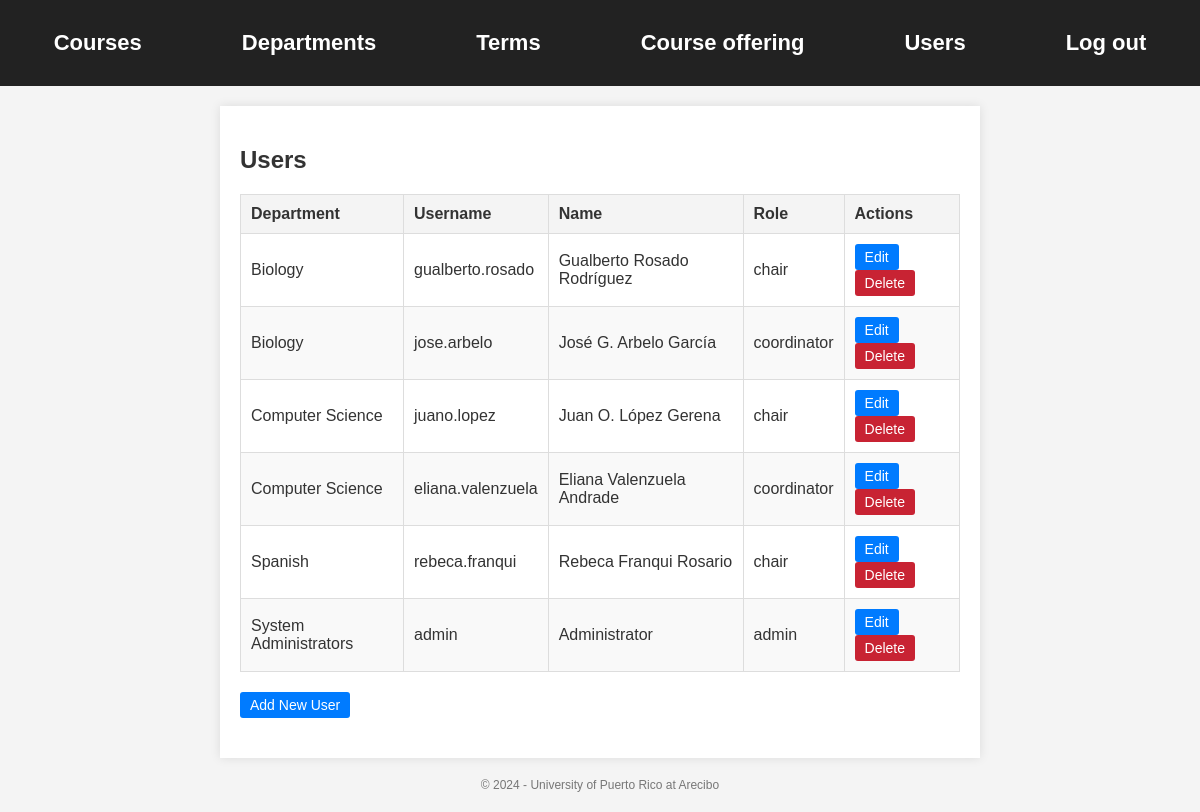
The app's page /views/users.php (signed in) with its own data.
### tables this page shows
CREATE TABLE IF NOT EXISTS `users` (
  `username` VARCHAR(20) NOT NULL,
  `password` VARCHAR(255) NOT NULL,
  `name` VARCHAR(40) NOT NULL,
  `role` VARCHAR(15) NOT NULL,
  `last_login` TIMESTAMP NOT NULL DEFAULT CURRENT_TIMESTAMP,
  `dept_id` CHAR(4) NOT NULL REFERENCES departments(dept_id),
  PRIMARY KEY (`username`));

CREATE TABLE IF NOT EXISTS `departments` (
  `dept_id` CHAR(4) NOT NULL,
  `dept_name` VARCHAR(45) NULL,
  PRIMARY KEY (`dept_id`));

### config/database.php (called while the page is built, shortened)
<?php
class DataBase {
    private static $dsn = "mysql:host=localhost;dbname=ccom4019;charset=utf8mb4";
    private static $username = "root";
    private static $password = "";
    private static $db;
    public static function getDB() {
        if (!self::$db) {
            try {
                self::$db = new PDO(
                    self::$dsn,
                    self::$username,
                    self::$password
                );
                self::$db->setAttribute(PDO::ATTR_ERRMODE, PDO::ERRMODE_EXCEPTION);
                self::$db->setAttribute(PDO::ATTR_DEFAULT_FETCH_MODE, PDO::FETCH_ASSOC);
            } catch (PDOException $e) {
                die("<p>Error en la conexión: " . $e->getMessage() . "</p>");
            }
        }
        return self::$db;
    }
}
?>

### controllers/usersController.php (called while the page is built, shortened)
<?php
require_once '../models/usersModel.php';
class UsersController {
    private $model;
    public function __construct() {
        $this->model = new UsersModel();
    }
    public function listUsers() {
        return $this->model->getUsers();
    }
}
?>

### models/usersModel.php (called while the page is built, shortened)
<?php
require_once '../config/database.php';
class UsersModel {
    private $db;
    public function __construct() {
        $this->db = DataBase::getDB();
    }
    public function getUsers() {
        $query = "
            SELECT u.username, u.name, u.role, d.dept_name AS department, u.dept_id
            FROM users u
            JOIN departments d ON u.dept_id = d.dept_id
            ORDER BY d.dept_name, u.role, u.name
        ";
        $statement = $this->db->prepare($query);
        $statement->execute();
        return $statement->fetchAll();
    }
}
?>

### views/users.php (the view, shortened to what this page needs)
<?php
include '../includes/header.php';
require_once '../controllers/usersController.php';
$controller = new UsersController();
$users = $controller->listUsers();
?>
<main>
    <h2>Users</h2>
    <table id="tblUsers">
        <thead>
            <tr>
                <th scope="col">Department</th>
                <th scope="col">Username</th>
                <th scope="col">Name</th>
                <th scope="col">Role</th>
                <?php if ($_SESSION['role'] === 'admin'): ?>
                <th scope="col">Actions</th>
                <?php endif; ?>
            </tr>
        </thead>
        <tbody>
            <?php foreach ($users as $user): ?>
                <tr>
                    <td><?php echo htmlspecialchars($user['department']); ?></td>
                    <td><?php echo htmlspecialchars($user['username']); ?></td>
                    <td><?php echo htmlspecialchars($user['name']); ?></td>
                    <td><?php echo htmlspecialchars($user['role']); ?></td>
                    <?php if ($_SESSION['role'] === 'admin'): ?>
                    <td>
                        <form method="get" action="edit_users.php" style="display:inline;">
                            <button type="submit">Edit</button>
                        </form>
                        <form method="post" style="display:inline;" onsubmit="return confirmDelete();">
                            <button id="deleteButton" type="submit" name="delete">Delete</button>
                        </form>
                    </td>
                    <?php endif; ?>
                </tr>
            <?php endforeach; ?>
        </tbody>
    </table>
    <?php if ($_SESSION['role'] === 'admin'): ?>
        <form method="get" action="add_users.php" style="margin-bottom:20px;">
            <button type="submit">Add New User</button>
        </form>
    <?php endif; ?>
</main>
<?php include '../includes/footer.php'; ?>

### public/css/courses.css (style rules this page uses)
body { font-family: Arial, sans-serif; margin: 0; padding: 0; background-color: #f4f4f4; color: #333; }
main { width: 60%; margin: 20px auto; background: #fff; padding: 20px; box-shadow: 0 0 10px rgba(0, 0, 0, 0.1); }
table { width: 100%; border-collapse: collapse; margin-bottom: 20px; }
table th, table td { border: 1px solid #ddd; padding: 10px; text-align: left; }
table th { background-color: #f4f4f4; font-weight: bold; }
table tr:nth-child(even) { background-color: #f9f9f9; }
button, .button { background-color: #007BFF; color: white; padding: 5px 10px; border: none; border-radius: 3px; cursor: pointer; text-decoration: none; font-size: 14px; }
#deleteButton { background-color: #c82333; }

### records on screen
users: dept.dept_name "Biology", username "gualberto.rosado", name "Gualberto Rosado Rodríguez", role "chair"
users: dept.dept_name "Biology", username "jose.arbelo", name "José G. Arbelo García", role "coordinator"
users: dept.dept_name "Computer Science", username "juano.lopez", name "Juan O. López Gerena", role "chair"
users: dept.dept_name "Computer Science", username "eliana.valenzuela", name "Eliana Valenzuela Andrade", role "coordinator"
users: dept.dept_name "Spanish", username "rebeca.franqui", name "Rebeca Franqui Rosario", role "chair"
users: dept.dept_name "System Administrators", username "admin", name "Administrator", role "admin"
